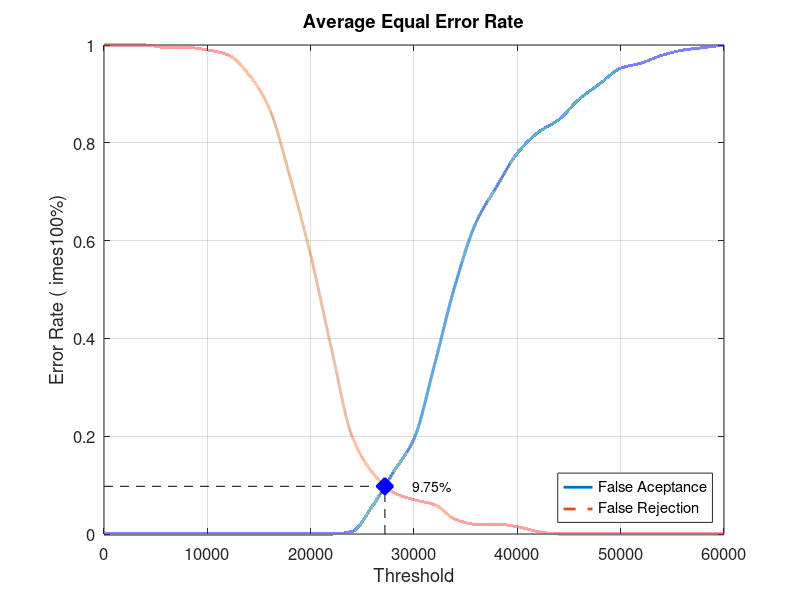
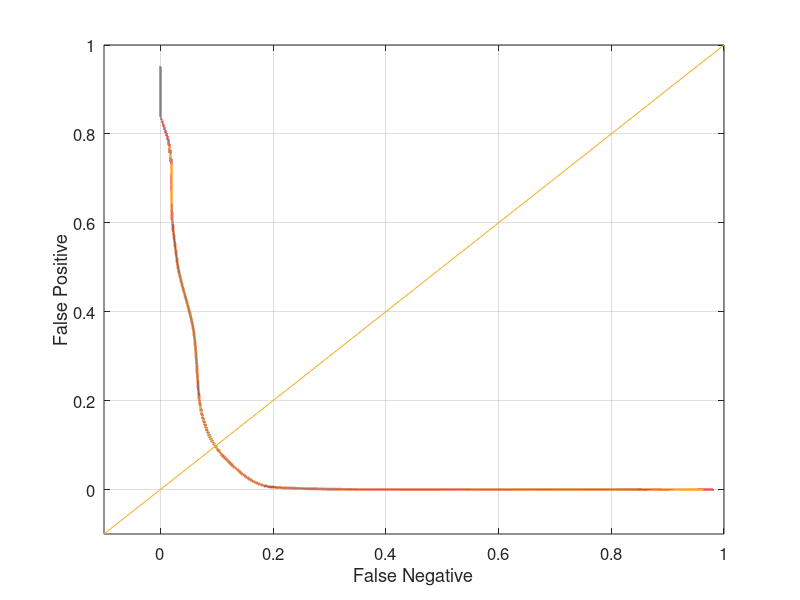

Reproduce these figures in MATLAB, in order.
close all;
clear;
clc;
x = 0:2000:60000;
xq = 0:0.5:60000;

y0 = [0 0 0 0 0 0 0 0 0 0 0 0 0.00526316 0.0578947 0.126316 0.194737 0.347368 0.510526 0.636842 0.710526 0.778947 0.821053 0.847368 0.889474 0.921053 0.952632 0.963158 0.978947 0.989474 0.994737 1]
yy0 = interp1(x, y0, xq, 'pchip');
y1 = [1 1 1 0.995 0.995 0.99 0.98 0.94 0.87 0.73 0.57 0.38 0.2 0.125 0.085 0.07 0.06 0.03 0.02 0.02 0.015 0.005 0 0 0 0 0 0 0 0 0]
yy1 = interp1(x, y1, xq, 'pchip');

% Calculating EER: 
y2 = abs(y0 - y1);
find(y2 == min(y2))
yy2 = abs(yy0 - yy1);
xEER = find(yy2 == min(yy2));
xEERIndex = xq(xEER) % X-axis EER
yEER = yy0(xEER) % Y-axis EER

main = figure
plot(xq, yy0,'-','LineWidth', 2);	hold on
plot(xq, yy1,'--','LineWidth', 2);	hold on
plot([xEERIndex xEERIndex], [0 yEER], 'k--');	hold on
plot([0 xEERIndex], [yEER yEER], 'k--');	hold on
plot(xEERIndex, yEER, 'bx', 'LineWidth', 10);	hold on
text(xEERIndex + 10 * xEERIndex / 100, yEER, [num2str(round((10000 * yEER)) / 100) '%'])
legend('False Aceptance', 'False Rejection', 'Location', 'SouthEast')
xlabel('Threshold')
ylabel('Error Rate (	imes100%)')
title('Average Equal Error Rate')
set(gca, 'FontSize', 12)
axis([0 60000 0 1])
grid on

print(main, 'Database4_4Main', '-dpng');
FNRxFPR = figure('Color', [1 1 1]);
plot(yy1, yy0, '-', yy1, yy0, 'LineWidth', 2);
hold on
y = -0.1:0.1:1
plot(y, y); 
set(gca, 'FontSize', 12)
xlabel('False Negative')
ylabel('False Positive')
axis([-0.1 1 -0.1 1])
set(gca, 'FontSize', 12)
grid on

print(FNRxFPR, 'Database4_4FNRxFPR','-dpng');
